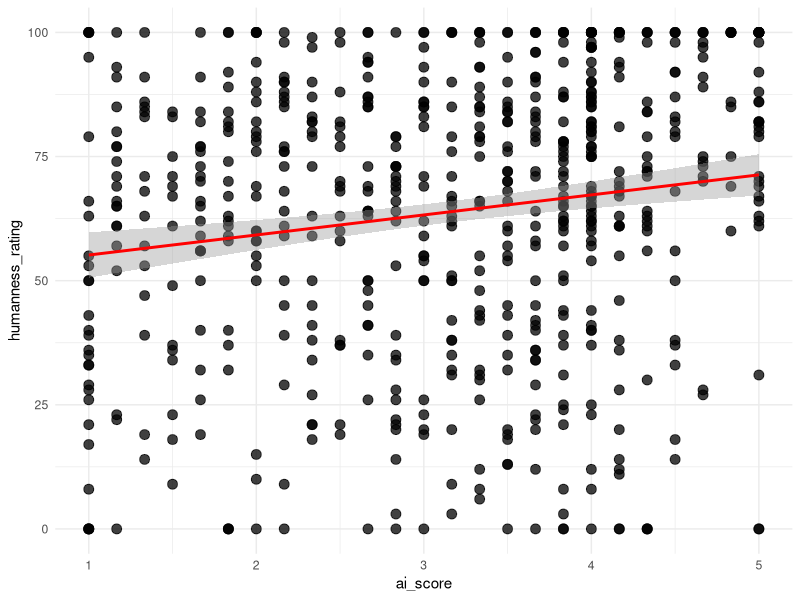
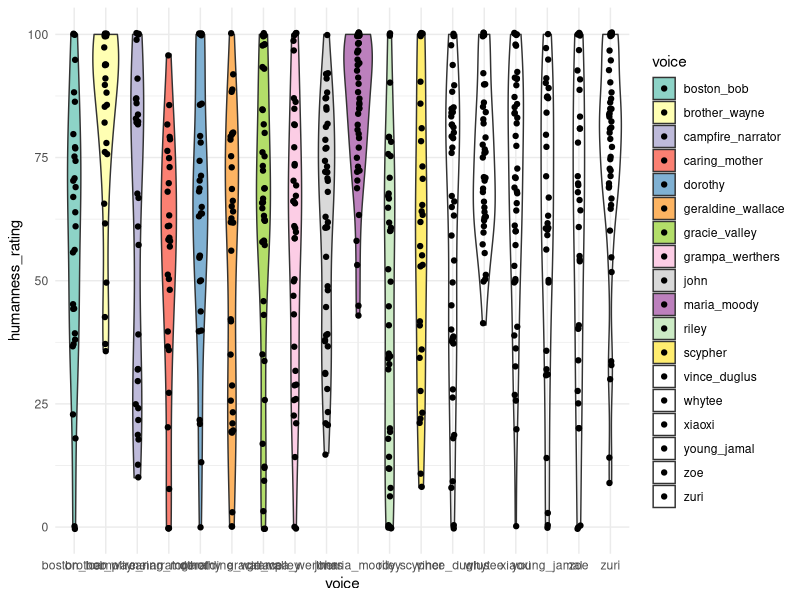

Write R code to recreate these figures, in order. (Note: this script raises an error after producing the figures.)
## ---- chunk 1
library(dplyr)
library(ggplot2)
library(tidyr)
library(forcats)
library(lme4)
library(corrplot)
library(clipr)
library(igraph)
library(ggraph)
## ---- chunk 2
raw_df <- read.csv("../data/responses_combined.csv")
raw_df <- raw_df %>% 
  group_by(subject_id) %>%
  mutate(ai_score = sum(cognitive_1, cognitive_2, 
                         affective_1, affective_2, 
                         behavioral_1, behavioral_2)/6)

# remove subject_id = "" (test trials)
raw_df <- raw_df %>%
  filter(subject_id != "")
## ---- chunk 3
head(raw_df)
## ---- chunk 4
categories <- list(
  content = c(
    "(span)", "(the)", "`Beautiful", "bird", "a", "Above",
    "above", "act", "after", "air", "along", "aparant",
    "APPARENTLY", "Apparently", "apparently", "appear", "Arc", "arc",
    "ARCH", "Arch", "arch", "Arches", "arising",
    "around", "ball", "Beam", "Beautiful", "beautiful",
    "Beauty", "beauty", "beginning", "BEYOND", "Beyond",
    "beyond", "blue", "branch", "cathes", "caves",
    "Chromatography", "cloud", "Clouds", "clouds", "Cloudy",
    "Color", "color", "Colorful", "colorful", "Colors", "confusing",
    "colors", "colors`", "colour", "colours", "come", "comes", "day",
    "diffraction", "Division", "division", "Drizzle", "drop",
    "droplets", "drops", "earth", "end", "Ending",
    "Ends", "ends", "fall", "Fire", "flower",
    "Form", "form", "Forms", "forms", "God", "Gold",
    "gold", "green", "grows", "hit", "hits",
    "HORIZON", "Horizon", "horizon", "horzion", "in", "important", 
    "Lamps", "Light", "light", "lightning", "Lights",
    "lights", "like", "long", "luck", "meadow",
    "meet", "Midnight", "Morning", "Nature", "nature",
    "Nature minded", "Night", "night", "of", "on", "optics",
    "over", "pair", "Part", "passes", "Path",
    "path", "photons", "Physics", "physics", "prisim",
    "PRISM", "Prism", "prism", "prismq", "prizm", "Prison", "prison", 
    "raid", "RAIN", "Rain", "rain", "rain drop",
    "rainbaw", "RAINBOW", "Rainbow", "rainbow", "Rainbows",
    "rainbows", "Rainbox", "raindow", "Raindrop", "raindrop",
    "Raindrops", "raindrops", "rainfall", "Raining", "raining",
    "Rainy", "rainy", "Rays", "red", "refract", "vague",
    "round", "Sage", "Science", "science", "Scienctific", "scientic", "Scientific", 
    "scientific", "shamrock", "Shape", "spectacle",
    "shape", "Shine", "shines", "shone", "showers",
    "Site", "skies", "Sky", "sky", "sky watcher",
    "spectrum", "spring", "storm", "storms", "Strike",
    "Strikes", "strikes", "Sun", "sun", "sunglight",
    "Sunlight", "sunlight", "Sunny", "sunrise", "sunrize",
    "sunset", "Sunshine", "sunshine", "Sunsine", "Symmetrical",
    "Take", "take", "takes", "THE", "The",
    "the", "THESE", "this", "thunder",
    "thunderstorms", "time", "touch", "tree", "Two ends",
    "universe", "variety", "Verizon", "visual", "vision", "Water", "water",
    "way", "Weather", "weather", "Wet", "wet",
    "When", "when", "white light", "winds",
    "with", "Wodded", "world", "Magical", "wordy"
  ),
  gender = c(
    "androgenous", "Androgynous", "androgynous", "effeminate", "Female",
    "female", "Femenine", "Feminine", "feminine", "Genderless",
    "Gentleman", "girl", "Girlie", "Girly", "girly",
    "Guy", "he", "Lady", "lady", "Male",
    "male", "Man", "man", "Manly", "Masculine",
    "masculine", "Woman", "woman", "they", "them", "trans"
  ),
  sexuality = c(
    "gay"
  ),
  other_sgi = c(
    "pass" 
  ),
  persona = c(
    "admirer", "Airhead", "Alpha", "bohemian",
    "Bro", "bumbkin", "Cartoon", "cartoon",
    "cartoonish", "Dad", "ditsy", "ditzy",
    "Documentary", "dude", "geek", "geeky",
    "Hader", "hippie", "hippy", "impressionist",
    "Isaac", "Kathy bates", "kooky", "Leprachaun", "Leprechaun",
    "leprechaun", "lobster", "McDonald’s", "motherly", "Mckenna", "meryl",
    "Morgan Freeman", "nerd", "Nerdy", "nerdy", "Newton",
    "old-fashioned", "performative", "Preppy", 
    "Radio", "reading a book", "Santa",
    "spicoli", "Spongebob", "stoner", "story", "storylike", 
    "Story Teller", "Story-teller", "Storyteller", "storyteller", "Storytelling",
    "streep", "Surfer", "surfer", "TV Voice", "valley",
    "valley girl", "voiceover", "Wizard",
    "wizard", "grandfather", "earthy",
    "Grandma", "grandma", "grandmother", "Grandpa", "grandpa",
    "Cool", "cool", "corny"
  ),
  region = c(
    "American", "Boston",
    "boston", "British", "british", "Bronx", "California",
    "Californian", "californian", "Country", "country", 
    "foreign", "foreigner", "hawaii", "Italian", 
    "New Jersey", "New York", "New york", "New Yorker", "Northeast",
    "northern?", "Northerner", "northerner", "Southern", "southern",
    "southernish"
  ),
  locale = c(
    "Alley", "City", "city", "farm", "park",
    "rural", "rustic", "School", "Urban", "urban"
  ),
  education = c(
    "academic", "analytuical", "Articulate", "articulate", "capable",
    "competent", "Complex", "comprehensive", "concise", "Descriptive",
    "descriptive", "Detailed", "detailed", "Educated", "educated",
    "educational", "educative", "Eloquent", "eloquent", "enlightening",
    "Experience", "experienced", "expert", "explanation", "facts",
    "factual", "Fluent", "Gifted", "inexperienced", "informational",
    "Informative", "informative", "Informed", "informed", "insightful",
    "Intellectual", "intelligence", "Intelligent", "intelligent", "knowledeable",
    "Knowledgable", "knowledgable", "Knowledge", "knowledge", "Knowledgeable",
    "knowledgeable", "learning", "legible", "Literate",     
    "Philisophical", "Professional", "professional", "Profound",
    "scholar", 
    "Simple", "simple", "skilled", "Smart", "smart", "sophisticated", "Succint",
    "Technical", 
    "very descriptive", "Well Spoken", "well spoken", "Well-spoken", "well-spoken",
    "wellspoken", "Wisdom", "Wise", "wise", "worldly", "unprofessional",
    "dumb", "excellent communication", "great speaker", "Idiot", "incorrect",
    "stupid", "Unintelligent", "unintelligent"
  ),
  profession = c(
    "announcer", "counselor", "educator", "Explainer", "explainer",
    "Guider", "instructor", "Lecturer", "lecturer", "librarian",
    "military", "Narrator", "narrator", "pastor", "poet",
    "preach", "professor", "Prospector", "prospector", "reader", "researcher", 
    "science teacher", "Scientist", "scientist", "simplifier", "Speaker", "speaker",
    "Student", "student", "teach", "Teacher", "teacher",
    "teaching", "therapist", "weatherman", "Wheatherman", "writer"
  ),
  race_ethnicity = c(
    "African American", "African-American", "Black", "black", "black vernacular",
    "Caucasian", "Latina", "Person of Color", "White", "white"
  ),
  social_standing = c(    
    "Dignity", "entitled", "ghetto", "refined", "Rich",
    "rich", "pretentious", "Snooty"
  ),
  other_soc = c(
    "casual", "conversational", "culture", "Diversity", "Formal",
    "infraction", "Public", "Single", "unpopular", 
    "Accent", "accent", "accented", "dialect", "native"
  ),
  age = c(
    "Adult", "ancient", "Antiquated", "Boomer", "childish", "childlike",
    "Elder", "elder", "Elderly", "elderly", 
    "kids", "Mature", "mature", "middle age", "middle aged",
    "Middle-Aged", "middle-aged", "Old", "old", "Older",
    "older", "senior", "twenties", "Young", "young",
    "younger", "Youthful"
  ),
  appearance = c(
    "balding", "big", "Blonde", "blonde",
    "fat", "gray suit", "Hands", "short", "size",
    "smiling"
  ),
  attractiveness = c(
    "Attractive", "lovely", "luscious", "pretty", "Stunning"
  ),
  health = c(
    "afflictive", "Drunk", "impaired",  "sleepy", "smoker", "tired", "weed" 
  ),
  other_phys = character(0),
  agreeableness = c(
    "aggressive", "approachable", "Blunt", "blunt", "Cairing",
    "Caring", "caring", "Charming", "comfortable", "Comforting",
    "Compassionate", "condescending", "Down to earth", "empathetic", "fair",
    "flippant", "Friendly", "friendly", "friiendly", "Gentle",
    "gentle", "giving", "helpful", "Humble", "Kind",
    "kind", "likeable", "Lileable", "loving", 
    "NICE", "Nice", "nice", "nurturing", "opinionated",
    "Ornery", "patience", "patient", "Peaceful", "peaceful",
    "polite", "reassuring", "relatable", "sassy", "Sincere",
    "sincere", "snark", "Sweet", "sweet", "tender",
    "Trustworthy", "Truthfull", "uncaring", "Understanding", "understanding", 
    "wholesome", "safe", "Annoying", "annoying", "Tiring", "irritating", "obnoxious", 
    "off-putting", "Pleasant", "pleasant", "pleasent", "Positive", "positive",
    "unlikable", "unpleasant", "unfavorable", "cliched"
  ),
  extraversion = c(
    "active", "Animated", "animated", "assertive", "Assured",
    "Boisterous", "bubbly", "charismatic", "cheerful", "Confidant",
    "Confident", "confident", "Dominant", "eager", "Energetic",
    "energetic", "energy", "Engaged", "engaged", "engagin",
    "Engaging", "engaging", "enthused", "Enthusiastic", "enthusiastic", "Exaggerated", 
    "exaggerated", "excited", "Expressive", "expressive", "exuberant", "Flamboyant",
    "flamboyant", "joking", "lively", "locquatious", "Motivational",
    "outgoing", "outspoken", "Passionate", "passionate", "rambler", "Rambling", 
    "reserved", "Self-assured", "stoked", "excited with word", "certain",
    "unenthusiastic", "Unexcited", "upbeat", "Fun", "fun", "Funny", "funny", 
    "Humorous", "goofy", "Silly","silly"
  ),
  openness = c(
    "Artistic", "artistic", "Artsy", "artsy", "create",
    "Creative", "creative", "Curious", "curious", "dreamer",
    "dreamy", "eccentric", "explorative", "Imaginative", "imaginative",
    "inquisitive", "Inspiration", "inspiring", "inspirtional", "interest",
    "Interested", "interested", "Intrigued", "intrigued", "Intuitive",
    "Metaphor", "open", "Pensive", "Poetic", "poetic",
    "Poetry", "poetry", "Reflecting", "reflecting", "Reflection",
    "reflection", "shallow", "thinker", "thoughful", "Thoughtful",
    "thoughtful", "unconventional", "Unique", "unique", "versatile",
    "Vivid", "vivid", "witty", "whimsical", "wonder", "Longing",
    "Different", "Interesting", "interesting", "intersting", "odd",
    "Strange", "strange", "uninteresting", "uninteristing", "usual",
    "weird"
  ),
  emo_stab = c(
    "Calm", "calm", "Calming", "calming", 
    "Collected", "composed", "content", "emotional", "emotionless",
    "erratic", "hesitant", "hopeful",
    "Mellow", "mellow", "moody", "nervous", "neutral mindset", "non-assertive", 
    "non-emotional", "nonchalant", "Peace", "peace", "relaxation", "Relaxed",
    "relaxed", "Relaxing", "relaxing", "relaxing.",  "Scattered", "serene", "Serenity", 
    "serenity", "Dramatic", "dramatic", "sootheing", "Soothing", "soothing", "stern", 
    "Stoic", "stoic", "tranquil", "Unemotional", "unemotional", "unsure", "wistful",
    "Crazy", "uncomfortable", "Suspense",   "Bombastic", "bombastic"
  ),
  cons = c(
    "Accurate", "accurate", "attention", "Attentive", "Carefree",
    "carefree", "careful", "cautious", "consistent", "Definite",
    "Deliberate", "deliberate", "diligent", "Driven", "focus",
    "Focused", "focused", "Intent", "invested", "involved",
    "Measured", "Motivated", "motivated", "Observant", "observant",
    "proper", "punctuated", "punctuates", "Rehearsed", "sequential",
    "wasteful", "percise", "precise", "thorough", "non-serious", "Serious",  "serious"
  ),
  other_psych = c(
    "Amused", "Angry", "angry", "attitude", "awe",
    "bold", "brave", "disinterested", "Euphoric", 
    "exciting", "fanatic", "Free", "Freedom", "Happiness",
    "happiness", "Happy", "happy", "Hope", "hope",
    "jolly", "joy", "Joyful", "life",
    "Motivation", "proud", "spiritual",
    "unaware", "Upset", "autist", "autistic", "bored"
  ),
  naturalness = c(
    "AI", "Ai", "ai", "Ai generated", "Artificial",
    "artificial", "authentic", "automatic", "believable", "Computer",
    "digital", "Fake", "fake", "fake?", "Forced",
    "forced", "Genuine", "Human", "human like", "inauthentic",
    "inhuman", "manufactured", "natural", "real", "robot",
    "Robotic", "robotic", "Scripted", "Technological", "unnatural",
    "Unrealistic", "unrealistic", "untenable" ,  "credible", "off" 
  ),
  contour = c(
    "emphasis", "Flat", "flat", "flat tone", "high",
    "high pitched", "high-pitched", "higher pitch voice", "low", "modulated",
    "Monotone", "monotone", "Monotoned", "Monotonous", "monotonous",
    "Neutral tone", "question", "Questioning", "questioning", "range",
    "Slow tone", "tone", "even-toned","even"
  ),
  voice_qual = c(
    "Articulated", "Audible", "audible", "bassy", "breathy", "Bright",
    "bright", "chocolate", "clarity", "Clear", "clear",
    "clear voice", "cler", "crisp", "Dainty", "Deep",
    "deep", "deep voice", "distinct", "dry", 
    "fluid", "grainy", "Grating", "grating", "gravelly",
    "Gruff", "gruff", "gruffy", "Harsh", "Hoarse",
    "liquid", "Nasal", "nasal", "nasally", "Nasaly",
    "Raspy", "raspy", "Rough", "rough", "scratchy",
    "shrill", "Smooth", "smooth", "sound", "subtle",
    "twang", "vocal", "Vocal fry", "Warm",
    "warm", "weathered", "whine"
  ),
  intensity = c(
    "commanding", "explosive", "Firm", "firm", "forceful",
    "Full", "Intense", "intense", "Loud", "loud",
    "louder", "Powerful", "Projective", "Slam", "Soft",
    "soft", "Soft Spoken", "Soft spoken", "Soft-spoken", "soft-spoken",
    "softspoken", "Strong", "strong", "quiet"
  ),
  speech_rhythm = c(
    "breaks", "brisk", "cadence", "clunky",  "Fast", "fast", "flowing",
    "hurry", "jumbled",  "Paced", "quick", "rapid", "rushed", "rushing", "Slow", 
    "slow", "slower","Steady", "steady", "unrushed", "well-paced", "stilted"
  ), 
  other_speech = c(
    "coherent",  "Direct", "direct", "embelished", "Embellished",
    "emotive", "enunciation","incomplete", "lyrical", "narrative",
    "notecards", "Reading", "reading", "Speech", "split", "splits", "Spoken",
    "straightforward", "Unclear", "understandable"
  ), 
  other = c(
    "Neutral", "neutral", "amazing", "Average", "average", "Bad", "bland", "fine", 
    "nondescript", "okay", "easy", "Dull", "Good", "good", "lackluster", "Outstanding", 
    "Word", "outstanding", "quality", "Wonderful!", "Boring", "boring", "Forgettable",
    "Promise", "trap", "voice"
  )
)

categories <- lapply(categories, tolower)

assign_category <- function(response) {
  if (is.na(response) || response == "") return(NA_character_)
  for (cat_name in names(categories)) {
    if (response %in% categories[[cat_name]]) {
      return(cat_name)
    }
  }
  return("other")
}

analysis_df <- raw_df %>%
  mutate(across(
    .cols = c(word_1, word_2, word_3, word_4, word_5),
    .fns  = ~ sapply(tolower(trimws(.x)), assign_category),
    .names = "category_{.col}"
  )) %>%
  rename_with(~ gsub("category_word_", "category_", .x), starts_with("category_word_"))

# add broad characterizations
social_cats   <- c(
  "gender", "sexuality", "other_sgi", "persona", "region", "locale",
  "education", "profession", "race_ethnicity", "social_standing", "other_soc"
)
phys_cats   <- c(
  "age", "appearance", "attractiveness", "health", "other_phys"
)
psych_cats   <- c(
  "agreeableness", "extraversion", "openness", "emo_stab", "cons", "other_psych"
)
speech_cats   <- c(
  "contour", "voice_qual", "intensity", "speech_rhythm", "other_speech"
)


analysis_df <- analysis_df %>%
  rowwise() %>%
  mutate(
    n_social   = sum(c_across(category_1:category_5) %in% social_cats),
    n_phys   = sum(c_across(category_1:category_5) %in% phys_cats),
    n_psych   = sum(c_across(category_1:category_5) %in% psych_cats),
    n_speech = sum(c_across(category_1:category_5) %in% speech_cats),
    n_content  = sum(c_across(category_1:category_5) == "content"),
    any_artificial = any(c_across(word_1:word_5) %in% 
                           c("AI", "Ai", "ai", "Ai generated", "Artificial",
                             "artificial", "automatic", "Computer",
                             "digital", "Fake", "fake", "fake?", "inauthentic",
                             "inhuman", "manufactured", "robot",
                             "Robotic", "robotic", "Technological", "unnatural",
                             "Unrealistic", "unrealistic", "untenable" ,"off")
                         )
  ) %>%
  ungroup()
## ---- chunk 5
ggplot(analysis_df, aes(x = ai_score, 
                        y = humanness_rating)) +
  geom_point(color = "black", 
             size = 3,
             alpha = 0.75) +       
  geom_smooth(method = "lm", color = "red") +
  theme_minimal() 

cor(analysis_df$ai_score, analysis_df$humanness_rating, method = "pearson")
## ---- chunk 6
analysis_df %>% 
  group_by(voice) %>% 
  summarise(
    mean = mean(humanness_rating),
    sd = sd(humanness_rating), 
    median = median(humanness_rating)
  )
## ---- chunk 7

ggplot(analysis_df, aes(voice, humanness_rating, fill = voice)) + 
  geom_violin() +
  scale_fill_brewer(palette = "Set3") +
  geom_jitter(width = 0.05) +
  theme_minimal()

## ---- chunk 8
long_df %>% 
  filter(cat != "content") %>% 
  ggplot() +
  geom_bar(aes(y = voice,
               fill = cat),
           position = "fill") +
  coord_flip() +
  labs(x = "Proportion of Non-Content Responses",
       y = "Voice",
       fill = "Category")

ggsave(file="./data_analysis_files/by-voice-categories.png",width=10,height=6)
## ---- chunk 9
category_counts <- analysis_df %>%
  pivot_longer(
    cols = category_1:category_5,
    names_to = "word_number",
    values_to = "category"
  ) %>%
  count(category, sort = TRUE)
## ---- chunk 10
View(category_counts)
## ---- chunk 11
analysis_df <- analysis_df %>%
  rowwise() %>%
  mutate(ai_attitude_score = rowMeans(across(c(cognitive_1, behavioral_1, affective_1, cognitive_2, affective_2, behavioral_2))))
## ---- chunk 12

ai_attitude_plot_1 <- ggplot(analysis_df, aes(x = ai_attitude_score, y = fct_reorder(source_file, ai_attitude_score))) +
  geom_point(size = 1.5, alpha = 0.7) +
  labs(title = "Distribution of AI Attitude Scores",
       x = "AI attitude score", 
       y = "participants") + 
  theme_minimal() +
  theme(axis.text.y = element_blank())

ai_attitude_plot_1
## ---- chunk 13
ai_attitude_plot_2 <- ggplot(analysis_df, aes(x = "", y = ai_attitude_score)) +
  geom_violin(fill = "lightpink", alpha = 0.5, width = 0.3) +
  labs(title = "Distribution of AI Attitude Scores", 
       x = "AI attitude score", 
       y = "All participants (density)") +
  geom_jitter(width = 0.05, alpha = 0.5)+
  theme_minimal()

ai_attitude_plot_2
## ---- chunk 14
long_df <- analysis_df %>%
  pivot_longer(category_1:category_5, names_to="slot", values_to="cat") %>%
  filter(cat != "content") %>%
  mutate(is_human = cat %in% c(social_cats, phys_cats, psych_cats),
         slot_num = as.integer(gsub("category_","",slot)))

subj_df <- long_df %>% # subject-clustering accounts for between-subj design
  group_by(subject_id, voice, humanness_rating) %>%
  summarise(n_human = sum(is_human), n_total = n(), .groups="drop")

# models for pilot data 
## simple model, no random effect of subject (bc of a single trial structure)
m_social_1 <- glm(cbind(n_human, n_total - n_human) ~ scale(humanness_rating), 
                  data = subj_df, 
                  family = quasibinomial)
summary(m_social_1)
## added voice fixed effect
m_social_2 <- glm(cbind(n_human, n_total - n_human) ~ scale(humanness_rating) + 
                  voice, 
                  data = subj_df, 
                  family = quasibinomial)
summary(m_social_2)

# which model better accounts for variance? 
anova(m_social_1, m_social_2, test = "F")
## ---- chunk 15
# predicted probabilities
newdat <- data.frame(humanness_rating = c(0, 30, 50, 66.6, 100))
newdat$z <- (newdat$humanness_rating - mean(analysis_df$humanness_rating)) / 
  sd(analysis_df$humanness_rating)
pred <- predict(m_social_2, newdata = data.frame(humanness_rating = newdat$humanness_rating),
                type = "link", se.fit = TRUE)
newdat$p     <- plogis(pred$fit)
newdat$lo    <- plogis(pred$fit - 1.96 * pred$se.fit)
newdat$hi    <- plogis(pred$fit + 1.96 * pred$se.fit)
newdat

newdat <- data.frame(humanness_rating = seq(0, 100, by = 2))
pred <- predict(m_social_2, newdata = data.frame(humanness_rating = newdat$humanness_rating,
                                             voice = "gracie_valley"),  # arbitrary ref level
                type = "link", se.fit = TRUE)
newdat$p  <- plogis(pred$fit)
newdat$lo <- plogis(pred$fit - 1.96 * pred$se.fit)
newdat$hi <- plogis(pred$fit + 1.96 * pred$se.fit)

# visualization
ggplot() +
  geom_ribbon(data = newdat, aes(humanness_rating, ymin = lo, ymax = hi), 
              alpha = 0.2, fill = "steelblue") +
  geom_line(data = newdat, aes(humanness_rating, p), color = "steelblue", size = 1) +
  geom_jitter(data = subj_df, 
              aes(humanness_rating, n_human / n_total),
              width = 0.5, height = 0.02, alpha = 0.5) +
  geom_hline(yintercept = 0.5, linetype = "dashed", color = "grey") +
  labs(x = "Humanness Rating", 
       y = "P(social or psychological | non-content descriptor)") +
  theme_minimal()
## ---- chunk 16
transitions <- analysis_df %>%
  select(subject_id, voice, category_1:category_5) %>%
  pivot_longer(category_1:category_5, names_to="slot", values_to="cat") %>%
  mutate(slot = as.integer(gsub("category_","",slot))) %>%
  filter(cat != "content") %>%
  arrange(subject_id, slot) %>%
  group_by(subject_id) %>%
  mutate(next_cat = lead(cat)) %>%
  filter(!is.na(next_cat)) %>%
  ungroup()

# raw transition probability matrix
trans_mat <- transitions %>%
  count(cat, next_cat) %>%
  group_by(cat) %>%
  mutate(p = n / sum(n)) %>%
  ungroup()

# add marginal probabilities 
marginals <- transitions %>%
  count(next_cat) %>%
  mutate(p_marginal = n / sum(n)) %>%
  select(next_cat, p_marginal)

# matrix with marginals 
trans_mat_w_margin <- trans_mat %>%
  left_join(marginals, by = "next_cat") %>%
  mutate(lift = p / p_marginal)

# plot priming relationships
trans_mat_w_margin %>%
mutate(log2_lift = log2(lift)) %>%
  ggplot(aes(x = next_cat, y = cat, fill = log2_lift)) +
  geom_tile() +
  scale_fill_gradient2(low = "blue", mid = "white", high = "red", midpoint = 0) +
  theme(axis.text.x = element_text(angle = 45, hjust = 1)) +
  labs(title = "Semantic Priming (Red = Positive Priming, Blue = Suppression)")
## ---- chunk 17
# keep only transitions that happened at least 10 times
robust_priming <- trans_mat_w_margin %>%
  filter(n >= 10) %>%
  arrange(desc(lift))

# plot robust (frequent) priming relationships
robust_priming %>%
  mutate(log2_lift = log2(lift)) %>%
  ggplot(aes(x = next_cat, y = cat, fill = log2_lift)) +
  geom_tile() +
  scale_fill_gradient2(low = "blue", mid = "white", high = "red", midpoint = 0) +
  theme(axis.text.x = element_text(angle = 45, hjust = 1)) +
  labs(title = "Semantic Priming (Red = Positive Priming, Blue = Suppression)")
## ---- chunk 18
# adjust lift/count threshold as needed
graph_df <- trans_mat_w_margin %>% 
  filter(n >= 5, lift > 1) 

g <- graph_from_data_frame(graph_df, directed = TRUE)

# calculate node importance (degree) to control text size
V(g)$node_size <- degree(g, mode = "all")

ggraph(g, layout = "fr") + 
  geom_edge_loop(
    aes(alpha = lift), 
    color = "gray70", 
    arrow = arrow(length = unit(1, 'mm'), type = "closed")
  ) +
  geom_edge_link(
    aes(alpha = lift), 
    color = "gray70", 
    arrow = arrow(length = unit(1, 'mm'), type = "closed"),
    end_cap = circle(4, 'mm') 
  ) +
  geom_node_point(
    size = 1, 
    color = "black") + 
  geom_node_text(
    aes(label = name, size = node_size), 
    color = "black", 
    fontface = "bold",
    repel = TRUE # helps prevent text overlap
  ) +
  scale_size(range = c(2, 4), guide = "none") + 
  scale_edge_alpha(range = c(0.4, 1), guide = "none") +
  theme_void()
## ---- chunk 19
valence_lookup <- tibble(
  word = c(
    "beautiful", "pleasant", "cool", "fun", "dreamy", "vivid", "colorful",
    "annoying", "boring", "grating", "tiring", "forgettable", "odd", "corny", "confusing",
    "interesting", "dramatic", "emotive", "exaggerated"
  ),
  valence = c(
    rep("positive", 7),
    rep("negative", 8),
    rep("ambiguous", 4)
  )
)

# participant valence_counts
valence_counts <- analysis_df %>%
  select(subject_id, word_1:word_5) %>%
  pivot_longer(word_1:word_5, names_to = "slot", values_to = "word") %>%
  mutate(word = tolower(trimws(word))) %>%
  left_join(valence_lookup, by = "word") %>%
  group_by(subject_id) %>%
  summarise(
    n_positive  = sum(valence == "positive",  na.rm = TRUE),
    n_negative  = sum(valence == "negative",  na.rm = TRUE),
    n_ambiguous = sum(valence == "ambiguous", na.rm = TRUE),
    .groups = "drop"
  )

eval_df <- analysis_df %>% left_join(valence_counts, by = "subject_id")

# restrict to subj with at least one valenced evaluation
eval_sub <- eval_df %>%
  filter(n_positive + n_negative > 0) %>%
  mutate(p_positive = n_positive / (n_positive + n_negative))

# mean proportion positive by any_artificial
prop_summary <- eval_sub %>%
  group_by(any_artificial) %>%
  summarise(
    n              = n(),
    mean_p_positive = mean(p_positive),
    sd_p_positive   = sd(p_positive),
    se_p_positive   = sd(p_positive) / sqrt(n),
    .groups = "drop"
  )
prop_summary

# mean ai_score by any_artificial
ai_summary <- eval_sub %>%
  group_by(any_artificial) %>%
  summarise(
    n              = n(),
    mean_ai_score  = mean(ai_score),
    sd_ai_score    = sd(ai_score),
    se_ai_score    = sd(ai_score) / sqrt(n),
    .groups = "drop"
  )
ai_summary

ggplot(eval_sub, aes(x = ai_score, 
                     y = p_positive, 
                     color = any_artificial)) +
  geom_point(alpha = 0.7, size = 2) +
  geom_smooth(method = "loess", se = TRUE, alpha = 0.15) +
  scale_color_brewer(palette = "Set1",
                     name = "Any artificial\ndescriptor") +
  labs(
    x = "AI attitude score (higher = more positive toward AI)",
    y = "Proportion positive valence") +
  theme_minimal()
## ---- chunk 20
glm(p_positive ~ scale(humanness_rating)*scale(ai_score), 
    data = eval_sub,
    family = binomial) %>%
  summary()
## ---- chunk 21
gracie_words <- analysis_df %>% filter(voice == "gracie_valley")
gracie_words <- gracie_words[,c("word_1", "word_2", "word_3", "word_4", "word_5")]
gracie_words_lst <- unlist(gracie_words) %>% as.character()
write_clip(gracie_words_lst)
## ---- chunk 22
vince_words <- analysis_df %>% filter(voice == "vince_duglus")
vince_words <- vince_words[,c("word_1", "word_2", "word_3", "word_4", "word_5")]
vince_words_lst <- unlist(vince_words) %>% as.character()
write_clip(vince_words_lst)
## ---- chunk 23
zuri_words <- analysis_df %>% filter(voice == "zuri")
zuri_words <- zuri_words[,c("word_1", "word_2", "word_3", "word_4", "word_5")]
zuri_words_lst <- unlist(zuri_words) %>% as.character()
write_clip(zuri_words_lst)
## ---- chunk 24
john_words <- analysis_df %>% filter(voice == "john")
john_words <- john_words[,c("word_1", "word_2", "word_3", "word_4", "word_5")]
john_words_lst <- unlist(john_words) %>% as.character()
write_clip(john_words_lst)
